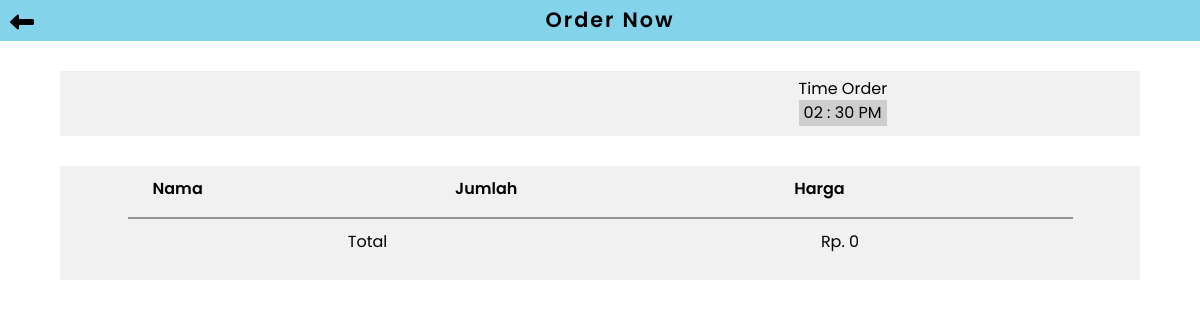
Before: /customer/order/detail.php?kode=19 with the older database file.
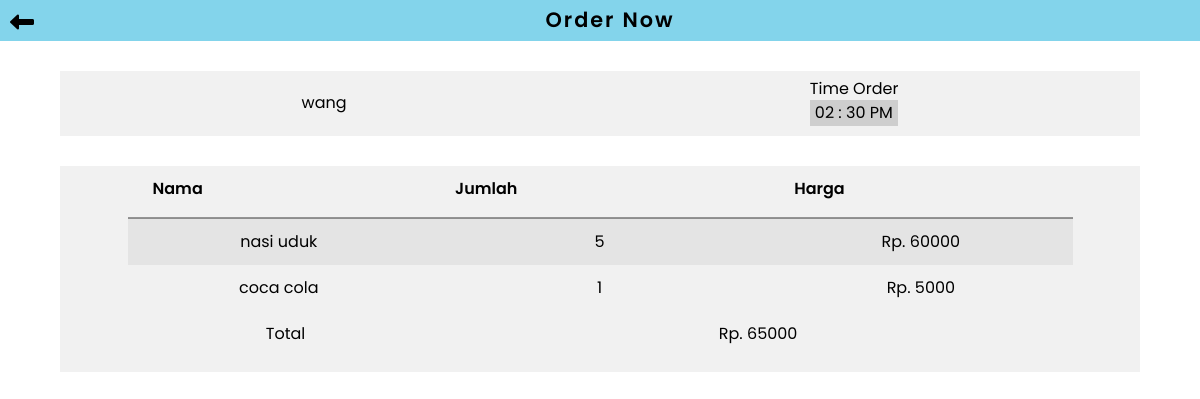
After: the same page with the newer database file.
### tables this page shows
CREATE TABLE `store` (
  `id` int(11) NOT NULL,
  `name` varchar(50) NOT NULL,
  `address` varchar(100) NOT NULL,
  `phone_number` varchar(13) NOT NULL,
  `status` enum('active','deactive') NOT NULL,
  `id_client` int(11) NOT NULL,
  `image` varchar(255) NOT NULL
);

CREATE TABLE `detail_order` (
  `id` int(11) NOT NULL,
  `id_order` int(11) NOT NULL,
  `id_product` int(11) NOT NULL,
  `cont` int(11) NOT NULL,
  `notes` varchar(100) NOT NULL
);

CREATE TABLE `products` (
  `id_p` int(11) NOT NULL,
  `types` enum('foods','drinks','snacks') NOT NULL,
  `name_p` varchar(50) NOT NULL,
  `price` int(11) NOT NULL,
  `stocks` int(11) NOT NULL,
  `image` varchar(255) NOT NULL,
  `id_store` int(11) NOT NULL
);

### customer/order/detail.php (the view, shortened to what this page needs)
<?php
include '../../inc/koneksi.php';
if (isset($_GET['kode'])) {
  $a=$_GET['kode'];
}
  $sql_cek="SELECT s.name
    FROM orders AS o
    LEFT JOIN detail_order AS do ON do.id_order=o.id
    LEFT JOIN products AS p ON p.id_p=do.id_product
    LEFT JOIN store AS s ON s.id=p.id_store
    WHERE o.id=$a";
  $query_cek = mysqli_query($koneksi, $sql_cek);
  $data_cek= mysqli_fetch_array($query_cek,MYSQLI_ASSOC);
  $total=0;
 ?>
<!DOCTYPE html>
<html lang="en">
<head>
	<link rel="stylesheet" href="../../dist/css/style.css">
</head>
<body>
  <header class="head-profil">
    <a href="./orders.php"><i class="fas fa-long-arrow-alt-left" id="arrow"></i></a>
    <h2>Order Now</h2>
  </header>
  <main>
    <div class="konten-order">
      <div style="align-self: center">
        <p><?= $data_cek['name']; ?></p>
      </div>
      <div>
        <p>Time Order</p>
        <p class="time">02 : 30 PM</p>
      </div>
    </div>
    <div class="konten-order1">
      <table>
        <tr>
          <th>Nama</th>
          <th>Jumlah</th>
          <th>Harga</th>
        </tr>
        <?php
        $cek_sql="SELECT p.name_p, do.cont, p.price
        FROM orders AS o
        RIGHT JOIN customer AS c ON o.id_customer=c.id
        LEFT JOIN detail_order AS do ON do.id_order=o.id
        LEFT JOIN products AS p ON p.id_p=do.id_product
        LEFT JOIN store AS s ON s.id=p.id_store
        WHERE o.id=$a";
        $cek_query = mysqli_query($koneksi, $cek_sql);
        while($cek_data= mysqli_fetch_array($cek_query,MYSQLI_ASSOC)) {?>
        <tr>
          <td><?= $cek_data['name_p']; ?></td>
          <td><?= $cek_data['cont']; ?></td>
          <td>Rp. <?= $a=$cek_data['price'] * $cek_data['cont']; ?></td>
        </tr>
        <?php $total += $a; } ?>
      </table>
      <table class="total">
        <tr>
          <td>Total</td>
          <td>Rp. <?= $total; ?></td>
        </tr>
      </table>
    </div>
  </main>
</body>
</html>

Changed rows visible on the page:
added store: name "wang"
added detail_order: id_product.name_p "nasi uduk", cont "5", $a=$cek_data['price'] * $cek_data['cont'] "60000"
added detail_order: id_product.name_p "coca cola", cont "1", $a=$cek_data['price']*$cek_data['cont'] "5000"
Other visible differences:
$total: "0" → "65000"
